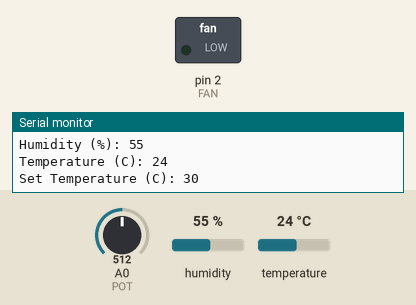
Simulated run of this sketch. Board: Arduino Uno, built with avr-gcc and run on an emulated ATmega328P. Parts: switched loads named in the sketch (green lamp = pin HIGH), the last lines printed to the serial monitor. The test bench sets the inputs (shaded band); at power-on: temperature 24 °C, A0 (POT) = 512, humidity 55 %.

Above: at 2.8 s.
2.9 s: temperature set to 29 °C
5.6 s: temperature set to 32 °C
At 7.1 s:
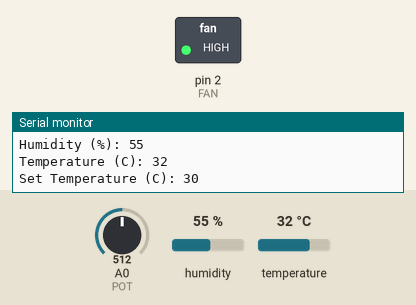
8.3 s: temperature set to 12 °C
At 10.7 s:
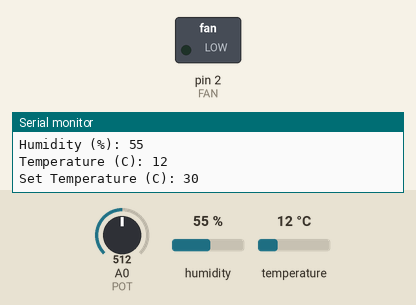
11.6 s: temperature set to 33 °C
At 13.1 s:
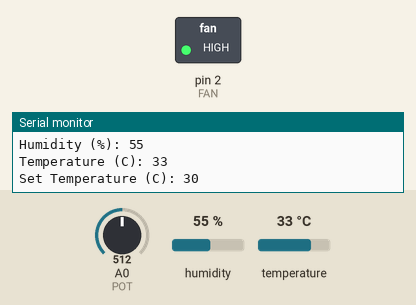
Timing chart, 0 to 14.6 s (numbered marks = the images above; inputs shaded):
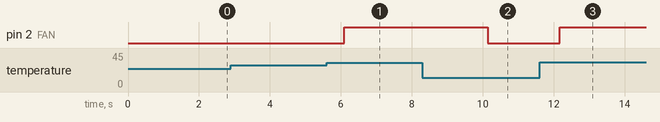

Measured:
- the behaviour switches between 30 and 31 °C on temperature (found by bisection; images 0 and 1)
- after the input at 5.6 s, pin 2 (FAN): LOW → HIGH after 0.50 s
- after the input at 8.3 s, pin 2 (FAN): HIGH → LOW after 1.8 s
- after the input at 11.6 s, pin 2 (FAN): LOW → HIGH after 0.57 s

The sketch:

MAIN_CODE.ino
```cpp
#include <dht11.h>

#define DHT11PIN 4
#define FAN 2
#define POT A0

dht11 DHT11;

void setup()
{
  Serial.begin(9600);
  pinMode(FAN, OUTPUT);
}

void loop()
{
  int chk = DHT11.read(DHT11PIN);

  // Read potentiometer
  int potValue = analogRead(POT);

  // Convert to temperature range: 20 to 40 C
  int setTemp = map(potValue, 0, 1023, 20, 40);

  Serial.print("Humidity (%): ");
  Serial.println(DHT11.humidity);

  Serial.print("Temperature (C): ");
  Serial.println(DHT11.temperature);

  Serial.print("Set Temperature (C): ");
  Serial.println(setTemp);

  if (DHT11.temperature > setTemp)
  {
    digitalWrite(FAN, HIGH);
  }
  else
  {
    digitalWrite(FAN, LOW);
  }

  delay(2000);
}
```
